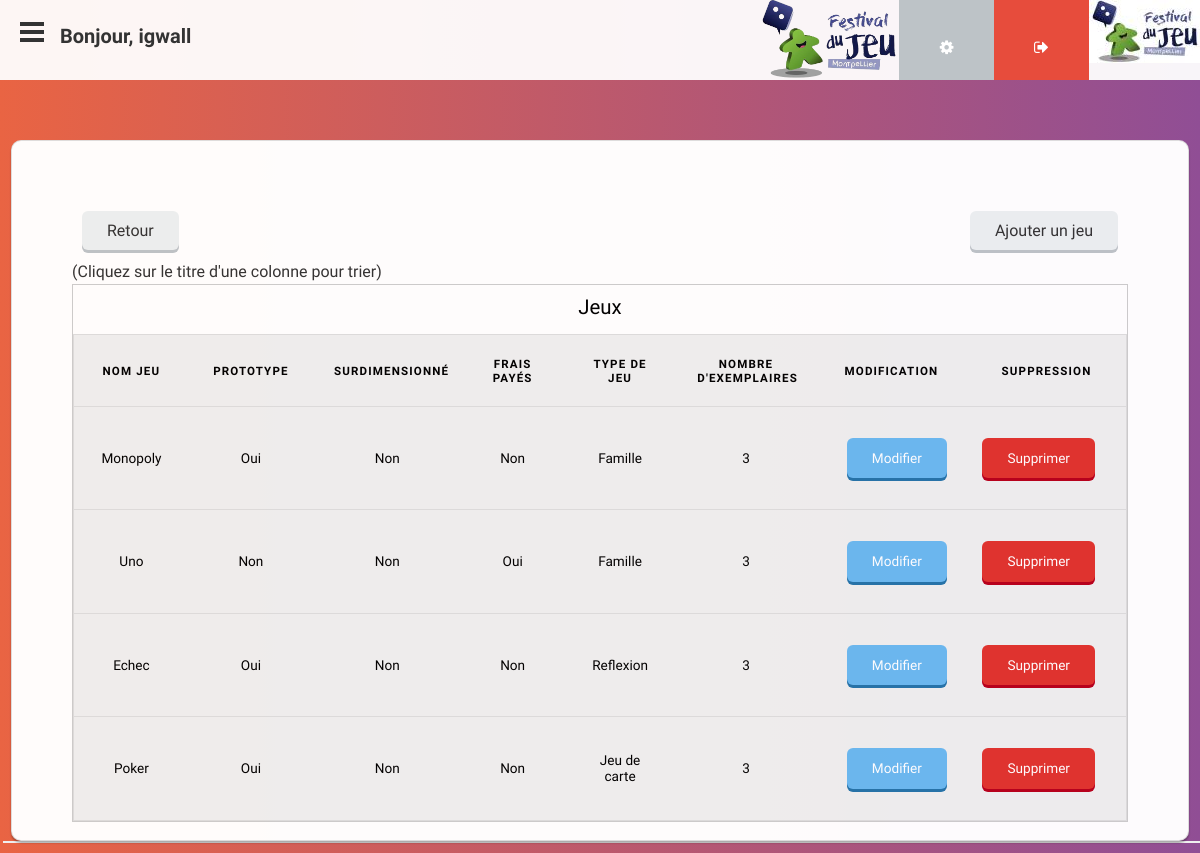
Page /index.php?controller=avoir&action=getJeux&numEditeur=19 (signed in) on the committed database.
### tables this page shows
CREATE TABLE `jeux` (
  `numJeu` smallint(2) NOT NULL,
  `libelleJeu` varchar(50) NOT NULL,
  `estPrototype` tinyint(1) NOT NULL,
  `estSurdim` tinyint(1) NOT NULL,
  `payerFrais` tinyint(1) NOT NULL,
  `numType` tinyint(1) NOT NULL
);

CREATE TABLE `type` (
  `numType` tinyint(1) NOT NULL,
  `libelleType` varchar(40) NOT NULL
);

CREATE TABLE `avoir` (
  `numJeu` smallint(2) NOT NULL,
  `numEditeur` smallint(2) NOT NULL,
  `nbExemplaire` smallint(2) NOT NULL
);

### index.php (called while the page is built, shortened)
<?php
	require_once File::buildPath(array('controller', 'routeur.php'));
?>

### model/modelJeux.php (called while the page is built, shortened)
<?php
class ModelJeux {
	private $numJeu;
	private $libelleJeu;
	private $estPrototype;
	private $estSurdim;
	private $payerFrais;
	private $numType;
	public function getNumJeu(){
		return $this->numJeu;
	}
	public function getLibelleJeu(){
		return $this->libelleJeu;
	}
	public function getEstPrototype(){
		return $this->estPrototype;
	}
	public function getEstSurdim(){
		return $this->estSurdim;
	}
	public function getPayerFrais(){
		return $this->payerFrais;
	}
	public function getNumType(){
		return $this->numType;
	}
	static public function getJeuxByNum($numJeux) {
		$sql = "SELECT * from jeux WHERE numJeu=:num_jeux";
		try {
			$req_prep = Model::$pdo->prepare($sql);
			$values = array(
				"num_jeux" => $numJeux,
			);
			$req_prep->execute($values);
			$req_prep->setFetchMode(PDO::FETCH_CLASS, 'ModelJeux');
			$tab_prod = $req_prep->fetchAll();
		} catch (PDOException $e) {
			echo('Error tout casse ( /!\ method getJeuxByNum() /!\ )');
		}
		return $tab_prod[0];
	}
}
?>

### model/modelEditeur.php (called while the page is built, shortened)
<?php
class ModelEditeur {
	private $numEditeur;
	public function getNumEditeur(){
		return $this->numEditeur;
	}
	static public function getEditeurByNum($numEditeur) {
		$sql = "SELECT * from editeur WHERE numEditeur=:num_editeur";
		try {
			$req_prep = Model::$pdo->prepare($sql);
			$values = array(
				"num_editeur" => $numEditeur,
			);
			$req_prep->execute($values);
			$req_prep->setFetchMode(PDO::FETCH_CLASS, 'ModelEditeur');
			$tab_prod = $req_prep->fetchAll();
		} catch (PDOException $e) {
			echo('Error tout casse ( /!\ method getEditeurByNum() /!\ )');
		}
		return $tab_prod[0];
	}
}
?>

### model/modelAvoir.php (called while the page is built, shortened)
<?php
class ModelAvoir {
	private $numJeu;
	private $nbExemplaire;
	public function getNumJeu(){
		return $this->numJeu;
	}
	public function getNbExemplaire(){
		return $this->nbExemplaire;
	}
	static public function getAllJeuxByEditeur($numEditeur) {
		$sql = "SELECT * from avoir WHERE numEditeur=:num_editeur";
		try {
			$req_prep = Model::$pdo->prepare($sql);
			$values = array(
				"num_editeur" => $numEditeur,
			);
			$req_prep->execute($values);
			$req_prep->setFetchMode(PDO::FETCH_CLASS, 'ModelAvoir');
			$tab_prod = $req_prep->fetchAll();
		} catch (PDOException $e) {
			echo('Error tout casse ( /!\ method getAllJeuxByEditeur() /!\ )');
		}
		return $tab_prod;
	}
}
?>

### model/modelType.php (called while the page is built, shortened)
<?php
class ModelType {
    static public function getLibelleTypeByNumType($numType) {
        $sql = "SELECT libelleType from type WHERE numType=:num_type LIMIT 1";
        try {
            $req_prep = Model::$pdo->prepare($sql);
            $values = array(
                "num_type" => $numType,
            );
            $req_prep->execute($values);
            $req_prep->setFetchMode(PDO::FETCH_ASSOC);
            $result = $req_prep->fetch();
            $libelleType = $result['libelleType'];
        } catch (PDOException $e) {
            echo('Error tout casse ( /!\ method getSuiviByNum() /!\ )');
        }
        return $libelleType;
    }
}
?>

### view/avoir/listeJeux.php (the view, shortened to what this page needs)
<?php endif;
echo '<div class="infos">';
?>
<a style="float:right" class='edit-button' href="index.php?controller=jeux&action=addJeux&numEditeur=<?php echo rawurldecode($_GET['numEditeur']); ?>">Ajouter un jeu</a>
<a class='edit-button' href="index.php?controller=editeur&action=readEditeur&numEditeur=<?php echo rawurldecode($_GET['numEditeur']); ?>">Retour</a>
<?php
if (isset($tab_jeux) && !empty($tab_jeux)){
    echo "<table class='liste' id='table'>
  <caption>Jeux</caption>
  <p>(Cliquez sur le titre d'une colonne pour trier)</p>
  <thead>
        <tr>
            <th onclick='sortTable(1)' scope='col'>Nom Jeu</th>
            <th onclick='sortTable(1)' scope='col'>Prototype</th>
            <th onclick='sortTable(1)' scope='col'>Surdimensionné</th>
            <th onclick='sortTable(1)' scope='col'>Frais payés</th>
            <th onclick='sortTable(1)' scope='col'>Type de jeu</th>
            <th onclick='sortTable(1)' scope='col'>Nombre d'exemplaires</th>
            <th scope='col'>Modification</th>
						<th scope='col'>Suppression</th>
    </thead>
    <tbody>";
    $cpt = 0;
    foreach ($tab_jeux as $jeux) {
        $numJeu = htmlspecialchars($jeux->getNumJeu());
        $libelleJeu = htmlspecialchars($jeux->getLibelleJeu());
        if($jeux->getEstPrototype()){
            $prototype = "Oui";
        }else{
            $prototype = "Non";
        }
        if($jeux->getEstSurdim()){
            $surdi = "Oui";
        }else{
            $surdi = "Non";
        }
        if($jeux->getPayerFrais()){
            $payer = "Oui";
        }else{
            $payer = "Non";
        }
        $numType = htmlspecialchars($jeux->getNumType());
        $typeJeu = ModelType ::getLibelleTypeByNumType($numType);
        $nbExemplaire = $tab_avoir[$cpt]->getNbExemplaire();
        echo "<tr>
                <td data-label='nomJeu'> " . $libelleJeu . " </td>
                <td data-label='estPrototype'> " . $prototype ."</td>
                <td data-label='estSurdim'> " . $surdi ."</td>
                <td data-label='payerFrais'> " . $payer ."</td>
                <td data-label='typeJeu'> " . $typeJeu ."</td>
                <td data-label='typeJeu'> " . $nbExemplaire."</td>
                <td><p><a class='edit-button-table' href=index.php?controller=jeux&action=update&numEditeur=" . rawurldecode($_GET['numEditeur']) .'&numJeu=' . rawurlencode($jeux->getNumJeu()) . "> Modifier</a></p></td>
				<td><p><a class='edit-button-suppr' href='index.php?controller=jeux&action=delete&numJeu=" . rawurlencode($numJeu) . "'>Supprimer</a></p></td>
                </tr>";
    };
    echo"</tbody>
         </table>";
}else{
    echo"Aucun jeux pour l'instant";
}
?>
<br>
<?php echo '</div>'
?>

### style.css (style rules this page uses)
html, body, div, span, h1, h2, h3, h4, h5, h6, p, ol, ul, li, form, label, legend, caption, aside, details, figcaption, figure, footer, header, hgroup, menu, nav, section, summary { margin: 0; padding: 0; border: 0; outline: 0; font-weight: inherit; font-style: inherit; font-size: 100%; font-family: inherit; vertical-align: baseline; }
a { font-family: "Ubuntu"; text-decoration: none; padding-bottom: 5px; color: #333; }
body { margin: auto; width: 100%; height: 100%; background: linear-gradient(to right, #e96443, #904e95); background-attachment: fixed; background-size: cover; box-shadow: 3px 2px #efefef; }
.infos { width: 88%; background: #fff; padding-right: 5%; padding-left: 5%; padding-top: 5%; opacity: 0.98; border-radius: 10px; margin: auto; margin-top: 5%; box-shadow: 0px 2px 2px rgba(0, 0, 0, 0.3); border: 1px solid rgba(0, 0, 0, .125); margin-bottom: 1%; }
.infos p { line-height: 150%; font-family: "Ubuntu"; color: #333; }
.edit-button { display: inline-block !important; background-color: #ecf0f1 !important; margin: 10px !important; padding-top: 10px !important; padding-bottom: 10px !important; padding-left: 25px !important; padding-right: 25px !important; border-radius: 6px !important; box-shadow: 0px 3px #bdc3c7 !important; }
.edit-button-table { display: inline-block; background-color: #6BB9F0; color: #fff; margin: 10px; padding-top: 10px; padding-bottom: 10px; padding-left: 25px; padding-right: 25px; border-radius: 6px; box-shadow: 0px 3px #2574A9; }
.edit-button-suppr { float: right; background-color: #E1332D; margin: 10px; padding-top: 10px; padding-bottom: 10px; padding-left: 25px; padding-right: 25px; border-radius: 6px; color: #fff; box-shadow: 0px 3px #b8001b; }
.liste { font-family: 'Ubuntu'; border: 1px solid #ccc; border-collapse: collapse; margin: 0; padding: 0; width: 100%; table-layout: fixed; }
.liste caption { font-family: inherit; font-size: 1.5em; margin: .5em 0 .75em; }
.liste tr { font-family: inherit; background: #efefef; border: 1px solid #ddd; padding: .35em; }
.liste th, .liste td { font-family: inherit; padding: 2%; text-align: center !important; }
.liste th { font-family: inherit; font-size: .85em; letter-spacing: .1em; text-transform: uppercase; }
@media only screen
and (min-device-width : 320px)
and (max-device-width : 1024px) { .liste { font-size: 85%; table-layout: fixed; display: block; width: auto!important; } }
@media only screen
and (min-device-width : 320px)
and (max-device-width : 1024px) { .liste td { width: 200px; table-layout: fixed; } }

### rows in the picture
jeux: libelleJeu "Monopoly", estPrototype "Oui", estSurdim "Non", payerFrais "Non", numType.libelleType "Famille"
avoir: nbExemplaire "3"
jeux: libelleJeu "Uno", estPrototype "Non", estSurdim "Non", payerFrais "Oui", numType.libelleType "Famille"
jeux: libelleJeu "Echec", estPrototype "Oui", estSurdim "Non", payerFrais "Non", numType.libelleType "Reflexion"
jeux: libelleJeu "Poker", estPrototype "Oui", estSurdim "Non", payerFrais "Non", numType.libelleType "Jeu de carte"

### other values in the picture
$_SESSION['login'] "igwall"
